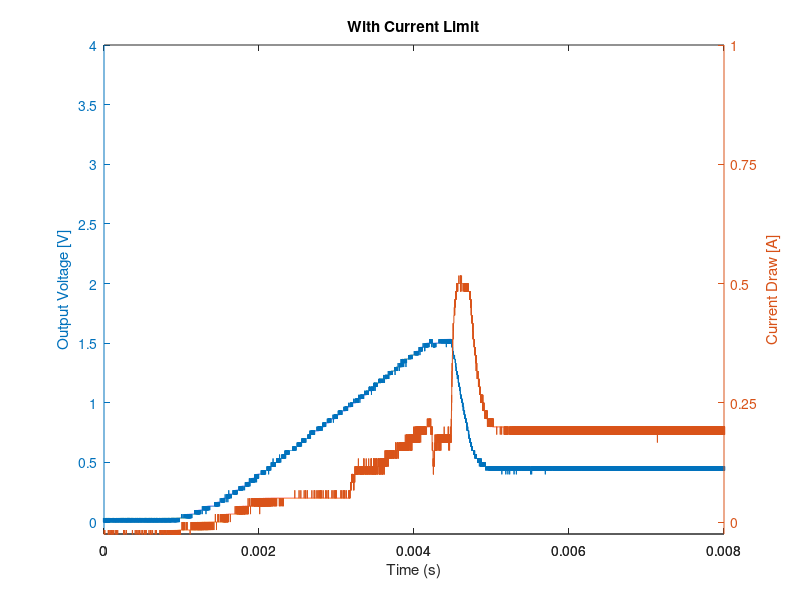

Write the MATLAB code that produced this figure. (Note: this script raises an error after producing the figure.)
clear all; close all; clc;

to_tikz = 1;

% NO CURRENT LIMIT DATA
C1_nolimit = csvread('C1joint-board-startup-no-limit00000.txt',5,0);
C3_nolimit = csvread('C3joint-board-startup-no-limit00000.txt',5,0);


time_C1_nolimit = C1_nolimit(:,1);
data_C1_nolimit = C1_nolimit(:,2);

time_C3_nolimit = C3_nolimit(:,1);
data_C3_nolimit = C3_nolimit(:,2);


% CURRENT LIMIT DATA
C1_limit = csvread('C1joint-board-startup-w-limit00000.txt',5,0);
C3_limit = csvread('C3joint-board-startup-w-limit00000.txt',5,0);

timeshift = 4e-3;
time_C1_limit = C1_limit(:,1)+timeshift;
data_C1_limit = C1_limit(:,2);

time_C3_limit = C3_limit(:,1)+timeshift;
data_C3_limit = C3_limit(:,2);

figure(1)
[fig1,hLine1,hLine2] = plotyy(time_C1_limit, data_C1_limit, time_C3_limit, data_C3_limit)
title('With Current Limit')

xlabel('Time (s)')

ylabel(fig1(1),'Output Voltage [V]') % left y-axis 
ylabel(fig1(2),'Current Draw [A]') % right y-axis


set(fig1(1),'XLim',[0 8*10^(-3)])
set(fig1(2),'XLim',[0 8*10^(-3)])
set(fig1(1),'YLim',[-0.1 4])
set(fig1(2),'YLim',[-0.025 1])
set(fig1(1),'YTick',0:0.5:4)
set(fig1(2),'YTick',0:0.25:1)

if to_tikz == 1
    cleanfigure();
   matlab2tikz('joint_board_test_fig1.tex'); 
end

figure(2)
[fig2,hLine1,hLine2] = plotyy(time_C1_nolimit, data_C1_nolimit, time_C3_nolimit, data_C3_nolimit)
title('No Current Limit')

xlabel('Time (s)')

ylabel(fig2(1),'Output Voltage [V]') % left y-axis 
ylabel(fig2(2),'Current Draw [A]') % right y-axis


%set(fig2(1),'XLim',[-5*10^(-3) 13*10^(-3)])
%set(fig2(2),'XLim',[-5*10^(-3) 13*10^(-3)])
set(fig2(1),'XLim',[-5*10^(-3) 25*10^(-3)])
set(fig2(2),'XLim',[-5*10^(-3) 25*10^(-3)])
set(fig2(1),'YLim',[-0.1 4])
set(fig2(2),'YLim',[-0.025 1])
set(fig2(1),'YTick',0:0.5:4)
set(fig2(2),'YTick',0:0.25:1)

%TEST!!
figure(3)
plot(time_C1_nolimit,data_C1_nolimit)

if to_tikz == 1
    cleanfigure();
   matlab2tikz('joint_board_test_fig2.tex'); 
end
